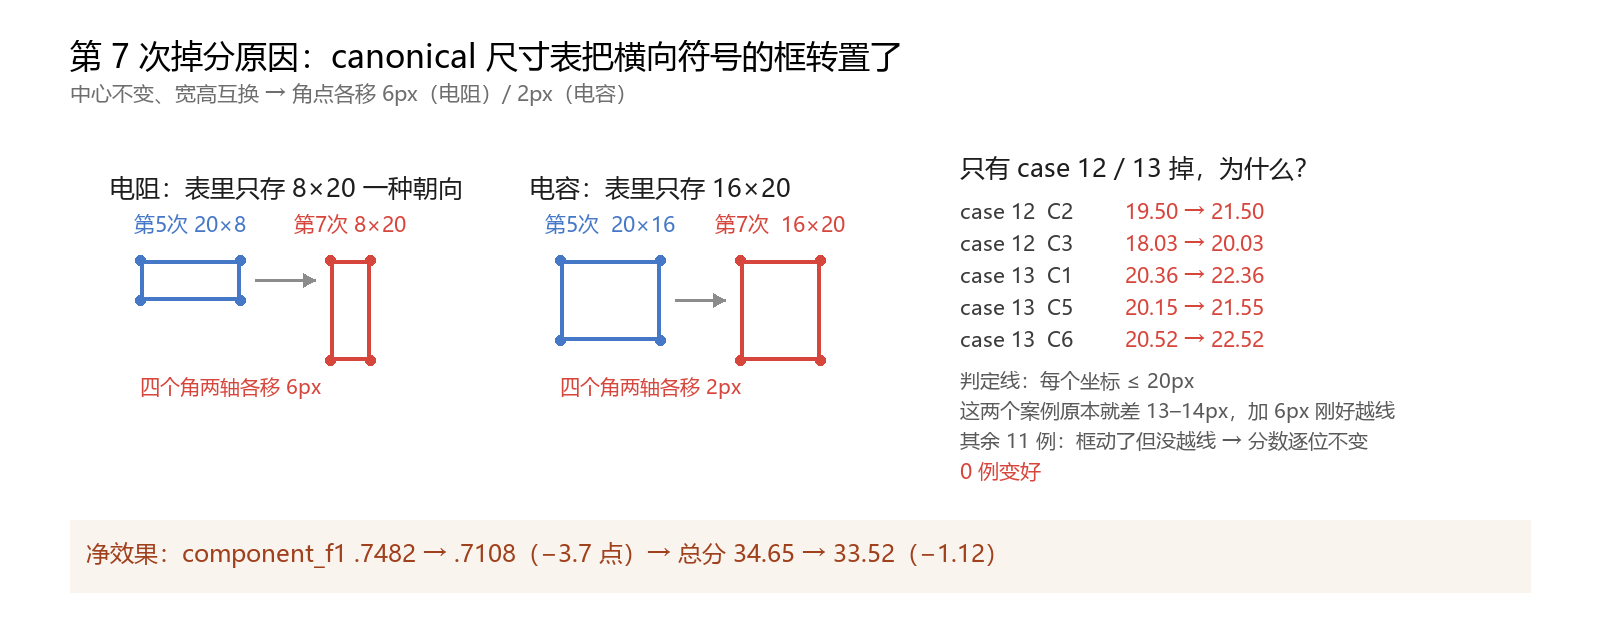

Recreate this plot in Python.
"""Explain the 7th-eval regression: the canonical box table transposes W/H."""
from __future__ import annotations

from pathlib import Path

from PIL import Image, ImageDraw, ImageFont

F = r"C:\Windows\Fonts\msyh.ttc"


def f(s):
    try:
        return ImageFont.truetype(F, s)
    except OSError:
        return ImageFont.load_default()


BLUE, RED, GREY = (70, 120, 200), (215, 70, 60), (140, 140, 140)
img = Image.new("RGB", (1600, 620), "white")
d = ImageDraw.Draw(img)

d.text((70, 34), "第 7 次掉分原因：canonical 尺寸表把横向符号的框转置了", fill=(0, 0, 0), font=f(32))
d.text((70, 78), "中心不变、宽高互换 → 角点各移 6px（电阻）/ 2px（电容）", fill=(110, 110, 110), font=f(21))

S = 5  # screen px per model px


def sym(x, y, w, h, color, tag):
    W, H = w * S, h * S
    d.rectangle([x, y, x + W, y + H], outline=color, width=4, fill=(color[0], color[1], color[2], 20) if False else None)
    for cx, cy in ((x, y), (x + W, y), (x, y + H), (x + W, y + H)):
        d.ellipse([cx - 5, cy - 5, cx + 5, cy + 5], fill=color)
    d.text((x + W / 2, y - 26), tag, fill=color, font=f(21), anchor="mb")


TOP = 260
# ---- resistor ----
d.text((110, 170), "电阻：表里只存 8×20 一种朝向", fill=(30, 30, 30), font=f(25))
sym(140, TOP, 20, 8, BLUE, "第5次 20×8")
sym(330, TOP, 8, 20, RED, "第7次 8×20")
d.line([(255, TOP + 20), (315, TOP + 20)], fill=GREY, width=3)
d.polygon([(315, TOP + 20), (303, TOP + 13), (303, TOP + 27)], fill=GREY)
d.text((140, TOP + 112), "四个角两轴各移 6px", fill=RED, font=f(20))

# ---- capacitor ----
d.text((530, 170), "电容：表里只存 16×20", fill=(30, 30, 30), font=f(25))
sym(560, TOP, 20, 16, BLUE, "第5次  20×16")
sym(740, TOP, 16, 20, RED, "第7次  16×20")
d.line([(675, TOP + 40), (725, TOP + 40)], fill=GREY, width=3)
d.polygon([(725, TOP + 40), (713, TOP + 33), (713, TOP + 47)], fill=GREY)
d.text((560, TOP + 112), "四个角两轴各移 2px", fill=RED, font=f(20))

# ---- right: the numbers ----
x0 = 960
d.text((x0, 150), "只有 case 12 / 13 掉，为什么？", fill=(30, 30, 30), font=f(25))
rows = [("case 12  C2", "19.50 → 21.50"), ("case 12  C3", "18.03 → 20.03"),
        ("case 13  C1", "20.36 → 22.36"), ("case 13  C5", "20.15 → 21.55"),
        ("case 13  C6", "20.52 → 22.52")]
yy = 196
for name, txt in rows:
    d.text((x0, yy), name, fill=(60, 60, 60), font=f(21))
    d.text((x0 + 165, yy), txt, fill=RED, font=f(21))
    yy += 32
d.text((x0, yy + 10), "判定线：每个坐标 ≤ 20px", fill=(90, 90, 90), font=f(20))
d.text((x0, yy + 40), "这两个案例原本就差 13–14px，加 6px 刚好越线", fill=(90, 90, 90), font=f(20))
d.text((x0, yy + 70), "其余 11 例：框动了但没越线 → 分数逐位不变", fill=(90, 90, 90), font=f(20))
d.text((x0, yy + 100), "0 例变好", fill=RED, font=f(21))

d.rectangle([70, 520, 1530, 592], fill=(250, 244, 238))
d.text((86, 536), "净效果：component_f1 .7482 → .7108（−3.7 点）→ 总分 34.65 → 33.52（−1.12）", fill=(160, 65, 30), font=f(24))

out = Path(__file__).with_name("seventh_eval_regression.png")
img.save(out)
print("wrote", out)
